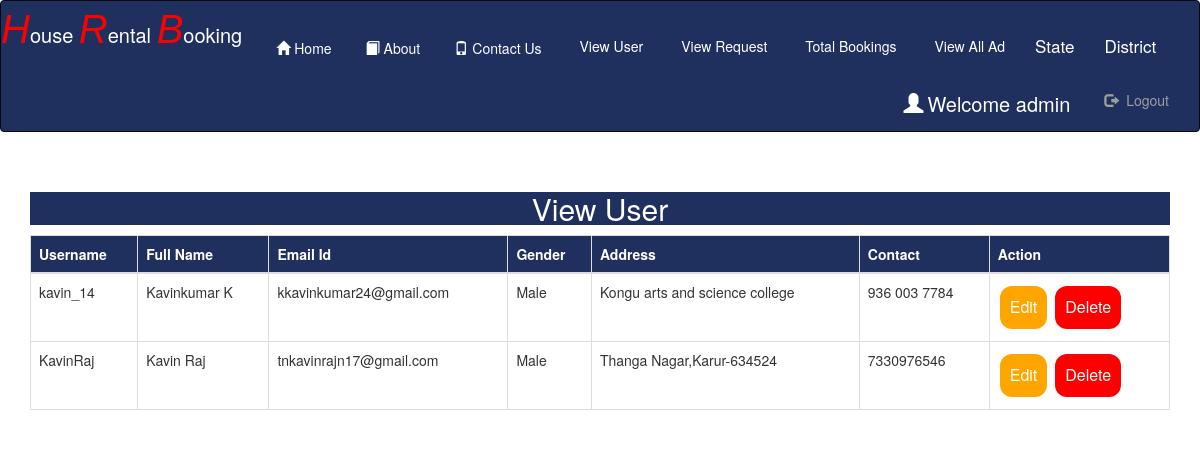
/view_user (signed in), run on the app's committed database.
### Room/models.py (models this page shows, shortened)
class Register(models.Model):
    user=models.ForeignKey(User,on_delete=models.CASCADE,null=True)
    gen=models.CharField(max_length=30,null=True)
    add=models.CharField(max_length=100,null=True)
    mobile=models.CharField(max_length=10,null=True)
    image=models.FileField(null=True)
    birth=models.DateField(null=True)
    proof=models.CharField(max_length=10,null=True)

### Room/views.py (the view)
# urls.py: path('view_user', View_User,name='view_user'),
def View_User(request):
    if not request.user.is_staff:
        return redirect('home')
    data=Register.objects.all()
    d={'data':data}
    return render(request,'view_user.html',d)

### Room/templates/view_user.html
{% extends 'navigation.html' %}
{% block body %}
<br>
<br>
<center><div class="container"><h2 style="color:white;background-color:#20305E;width:100%">View User</h2></div></center>
 <div class="container">
<table class="table table-bordered" width="100%" id="myTable">
  <thead>
  <tr>
    <th>Username</th>
    <th>Full Name</th>
      <th>Email Id</th>
      <th>Gender</th>
      <th>Address</th>
      <th>Contact</th>
    <th>Action</th>
  </tr>
  </thead>
   <tbody>
    {% for i in data %}
  <tr>
    <td>{{i.user.username}}</td>
    <td>{{i.user.first_name}} {{i.user.last_name}}</td>
    <td>{{i.user.email}}</td>
    <td>{{i.gen}}</td>
    <td>{{i.add}}</td>
      <td>{{i.mobile}}</td>
    {% if i.user.is_staff %}
    <td><button2 class="button2 button1" style="bockground-color:red">Staff_User</button2></td>
    {% else %}
      <td><a href="{% url 'edit_user' i.id %}"><button class="button button1">Edit</button></a>
      <a href="{% url 'delete_user' i.id %}"><button class="button button2">Delete</button></a></td>
    {% endif %}
  </tr>
    {% endfor %}
    </tbody>
</table>
 </div>
{% endblock %}

### Room/templates/navigation.html (shortened to what this page needs)
<!DOCTYPE html>
<html lang="en">
{% load static %}
<head>
  <link rel="stylesheet" href="https://maxcdn.bootstrapcdn.com/bootstrap/3.3.6/css/bootstrap.min.css">
    <link rel = stylesheet href = "https://cdn.datatables.net/1.10.20/css/jquery.dataTables.min.css">
</head>
<body>
<nav class="navbar navbar-inverse" style="padding:0px;margin:0px;background-color:#20305E;color:white">
  <div class="container-fluid" style="padding:0px;margin:0px">
    <div><class="navbar-header" style="margin-bottom:4px;margin-right:10px;">
      <a class="navbar-brand" href="#"><span style="font-size:40px;color:Red"><i style="font-family: 'Franklin Gothic Medium', 'Arial Narrow', Arial, sans-serif;">H</i></span><span style="font-size:20px;color:white">ouse </span><span style="font-size:40px;color:Red"><i style="font-family: 'Franklin Gothic Medium', 'Arial Narrow', Arial, sans-serif;">R</i></span><span style="font-size:20px;color:white">ental </span><span style="font-size:40px;color:Red"><i style="font-family:'Franklin Gothic Medium', 'Arial Narrow', Arial, sans-serif">B</i></span><span style="font-size:20px;color:white">ooking</span></a>
    </div>
    <ul class="nav navbar-nav">
      <li><a href="{% url 'home' %}" style = "color : white" ><span class="glyphicon glyphicon-home" style="padding:4px"></span>Home</a></li>
        <li><a href="{% url 'about' %}" style = "color : white"><span class="glyphicon glyphicon-book" style="padding:4px"></span>About</a></li>
        <li><a href="{% url 'contact' %}" style = "color : white"><span class="glyphicon glyphicon-phone" style="padding:4px"></span>Contact Us</a></li>
      {% if not request.user.is_staff %}
      <li><a href="{% url 'search' %}" style = "color : white"><span class="glyphicon glyphicon-search" style="padding:4px"></span>Search House</a></li>
      {% if request.user.username %}
        <li><a href="{% url 'rent1' %}" style = "color : white"><span class="glyphicon glyphicon-plus" style="padding:4px"></span>Add HouseOnRent</a></li>
      <li><a href="{% url 'img' %}" style = "color : white"><span class="glyphicon glyphicon-View" style="padding:4px"></span>View My Ad</a></li>
    {% endif %}
        {% else %}
      <li><a href="{% url 'view_user' %}" style = "color : white"><span class="glyphicon glyphicon-View" style="padding:4px"></span>View User</a></li>
      <li><a href="{% url 'request' %}" style = "color : white"><span class="glyphicon glyphicon-View" style="padding:4px"></span>View Request</a></li>
      <li><a href="{% url 'bookings' %}" style = "color : white"><span class="glyphicon glyphicon-View" style="padding:4px"></span>Total Bookings</a></li>
      <li><a href="{% url 'alladd' %}" style = "color : white"><span class="glyphicon glyphicon-View" style="padding:4px"></span>View All Ad</a></li>
        <li class="nav-item dropdown">
      <a class="nav-link dropdown-toggle" href="#" id="navbardrop" data-toggle="dropdown" style="font-size:17px;color : white">
        State
      </a>
    </li>
       <li class="nav-item dropdown">
      <a class="nav-link dropdown-toggle" href="#" id="navbardrop" data-toggle="dropdown" style="font-size:17px;color : white ">
        District
      </a>
    </li>
        {% endif %}
    </ul>
    {% if request.user.username %}
    <ul class="nav navbar-nav navbar-right">
      <li><a href="{% url 'user_detail' %}" style="color:white;font-size:20px"> <span class="glyphicon glyphicon-user" style="padding:4px;"></span>Welcome  {{request.user.username}}</a></li>
      <li><a href="{% url 'logout' %}" style="margin-right:30px"><span class="glyphicon glyphicon-log-out" style="padding:4px;"></span> Logout</a></li>
    </ul>
    {% endif %}
  </div>
</nav>
{% block body %}
{% endblock %}
</body>
</html>

### Room/templates/navigation.html (style rules this page uses)
.button { background-color: orange; border: none; color: white; padding: 10px; text-align: center; text-decoration: none; display: inline-block; font-size: 16px; margin: 4px 2px; cursor: pointer; }
.button2 { background-color: red; border: none; color: white; padding: 10px; text-align: center; text-decoration: none; display: inline-block; font-size: 16px; margin: 4px 2px; cursor: pointer; }
.button1 { border-radius: 12px; }
.button2 { border-radius: 12px; }
th { background-color:#20305E; color:white; }

### data on the page
Register: user.username "kavin_14", user.first_name "Kavinkumar", user.last_name "K", user.email "kkavinkumar24@gmail.com", gen "Male", add "Kongu arts and science college", mobile "936 003 7784", shows "Edit"
Register: user.username "KavinRaj", user.first_name "Kavin", user.last_name "Raj", user.email "tnkavinrajn17@gmail.com", gen "Male", add "Thanga Nagar,Karur-634524", mobile "7330976546", shows "Edit"

### other printed values
{{ request.user.username }} "admin"
